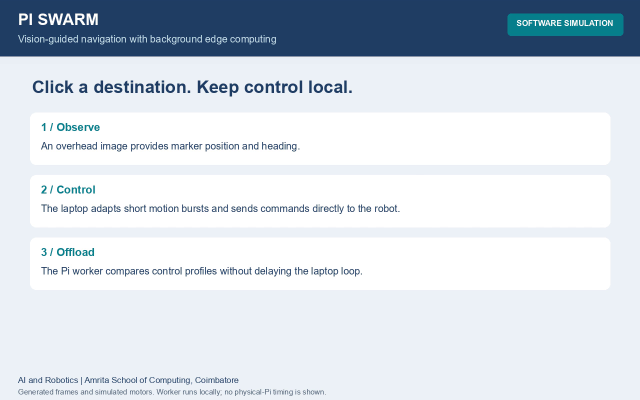
#> input picture frame 49 of media/pi-swarm-simulation.mp4, 1280 x 800 px, given in place of the camera (shown at 1/2 size)
$ python track.py
#> lines starting #> are read from the running program, lines starting #| are printed output that depends on the picture
### swarm/vision/tracker.py
"""Overhead-camera tracking: ArUco markers -> bot poses in arena metres.

Pipeline: four fixed corner markers define a homography (image pixels -> arena metres), so every
bot marker's corners can be mapped to the floor plane. Pose = marker centre + heading, where
heading is the direction from the marker centre toward its TOP edge. Stick each marker on its bot
with the top edge pointing at the bot's front (away from the caster).

Coordinates follow swarm/geometry.py: metres, x right, y up, theta counter-clockwise from +x.
The image has y pointing down; the homography absorbs that flip, nothing else needs to care.
"""
from __future__ import annotations

import json
import math
from dataclasses import dataclass
from pathlib import Path

import cv2
import numpy as np

from ..geometry import Pose
from ..planner import Arena

DICTIONARY = cv2.aruco.DICT_4X4_50

# Corner marker IDs sit well away from bot IDs (1, 2, 3...). Centres are inset from the arena
# corner by `inset` so the whole marker lies inside the floor area.
CORNER_IDS = {10: "bottom-left", 11: "bottom-right", 12: "top-right", 13: "top-left"}


def corner_positions(arena: Arena, inset: float) -> dict[int, tuple[float, float]]:
    return {10: (inset, inset), 11: (arena.width - inset, inset),
            12: (arena.width - inset, arena.height - inset), 13: (inset, arena.height - inset)}


@dataclass
class Marker:
    marker_id: int
    corners: np.ndarray  # 4x2 pixel coordinates, order TL, TR, BR, BL in the marker's own frame


def detect_markers(frame: np.ndarray) -> dict[int, Marker]:
    gray = cv2.cvtColor(frame, cv2.COLOR_BGR2GRAY) if frame.ndim == 3 else frame
    detector = cv2.aruco.ArucoDetector(cv2.aruco.getPredefinedDictionary(DICTIONARY),
                                       cv2.aruco.DetectorParameters())
    corners, ids, _ = detector.detectMarkers(gray)
    if ids is None:
        return {}
    return {int(i): Marker(int(i), c.reshape(4, 2)) for i, c in zip(ids.flatten(), corners)}


class ArenaTracker:
    def __init__(self, arena: Arena, inset: float = 0.06, bot_ids: list[int] | None = None):
        self.arena = arena
        self.inset = inset
        self.bot_ids = bot_ids
        self.H: np.ndarray | None = None  # image px -> arena metres

    # ------------------------------------------------------------ calibration
    def calibrate(self, frame: np.ndarray) -> bool:
        """Fit the homography from the four corner markers' centres. False if any is missing."""
        found = detect_markers(frame)
        world = corner_positions(self.arena, self.inset)
        if not all(i in found for i in world):
            return False
        src = np.array([found[i].corners.mean(axis=0) for i in world], dtype=np.float32)
        dst = np.array([world[i] for i in world], dtype=np.float32)
        self.H = cv2.getPerspectiveTransform(src, dst)
        return True

    # [15 lines left out: function calibrate_from_points, not called in this run]

    def pixel_to_world(self, px: tuple[float, float]) -> tuple[float, float]:
        x, y = self.to_world(np.array([px], dtype=np.float32))[0]
        return float(x), float(y)

    # [36 lines left out: functions world_to_pixel, save, load, to_world, poses, not called in this run]


def draw_overlay(frame: np.ndarray, poses: dict[int, Pose], tracker: ArenaTracker) -> np.ndarray:
    """Annotate a frame: marker outlines plus each bot's pose in metres and degrees."""
    out = frame.copy()
    for mid, m in detect_markers(frame).items():
        cv2.polylines(out, [m.corners.astype(np.int32)], True, (0, 255, 0), 2)
        label = CORNER_IDS.get(mid)
        if label:
            cv2.putText(out, f"corner {mid}", tuple(m.corners[0].astype(int)), cv2.FONT_HERSHEY_SIMPLEX,
                        0.5, (255, 200, 0), 1)
        elif mid in poses:
            p = poses[mid]
            cx, cy = m.corners.mean(axis=0)
            tip = (m.corners[0] + m.corners[1]) / 2
            cv2.arrowedLine(out, (int(cx), int(cy)), (int(tip[0]), int(tip[1])), (0, 0, 255), 3)
            cv2.putText(out, f"bot {mid}: ({p.x:.2f},{p.y:.2f})m {math.degrees(p.theta):.0f}deg",
                        (int(cx) - 60, int(cy) - 40), cv2.FONT_HERSHEY_SIMPLEX, 0.55, (0, 0, 255), 2)
    return out


# [27 lines left out: function click_corners, not called in this run]

### scripts/track.py
"""Live pose tracking with an overlay. Needs the camera stream and the 4 corner markers in view.

    python scripts/track.py --source http://PHONE_IP:8080/video
    python scripts/track.py --source 0                # laptop webcam, for a dry run

Keys: c = (re)calibrate from the corner markers and save, q = quit.
Arena size and camera URL default to config.toml if it exists (copy config.example.toml first).
"""
from __future__ import annotations

import argparse
import sys
import time
import tomllib
from pathlib import Path

import cv2

ROOT = Path(__file__).resolve().parent.parent
sys.path.insert(0, str(ROOT))
from swarm.planner import Arena  # noqa: E402
from swarm.vision.tracker import ArenaTracker, draw_overlay  # noqa: E402


def main() -> None:
    cfg_path = ROOT / "config.toml"
    cfg = tomllib.loads(cfg_path.read_text()) if cfg_path.exists() else {}
    ap = argparse.ArgumentParser()
    ap.add_argument("--source", default=cfg.get("camera", {}).get("url", "0"))
    ap.add_argument("--width", type=float, default=cfg.get("arena", {}).get("width_m", 1.2))
    ap.add_argument("--height", type=float, default=cfg.get("arena", {}).get("height_m", 0.9))
    ap.add_argument("--inset", type=float, default=0.06, help="corner marker centre distance from the arena corner (m)")
    ap.add_argument("--cal", default=str(ROOT / "logs" / "calibration.json"))
    a = ap.parse_args()

    src = int(a.source) if a.source.isdigit() else a.source
    cap = cv2.VideoCapture(src)
    if not cap.isOpened():
        sys.exit(f"cannot open camera source {a.source!r}")
    tracker = ArenaTracker(Arena(a.width, a.height), a.inset)
    if Path(a.cal).exists():
        tracker.load(a.cal)
        print(f"loaded calibration from {a.cal}")
    n, t0 = 0, time.time()
    while True:
        ok, frame = cap.read()
#> frame is the input picture: shape (800, 1280, 3); mean B, G, R 227.2, 218.6, 210.6
        if not ok:
            print("no frame (stream dropped?)")
            time.sleep(0.2)
            continue
        key = cv2.waitKey(1) & 0xFF
#> (key q is pressed here)
        if key == ord("c") or tracker.H is None:
            if tracker.calibrate(frame):
#> in detect_markers, `gray = cv2.cvtColor(frame, cv2.COLOR_BGR2GRAY) if frame.ndim == 3 else..`:
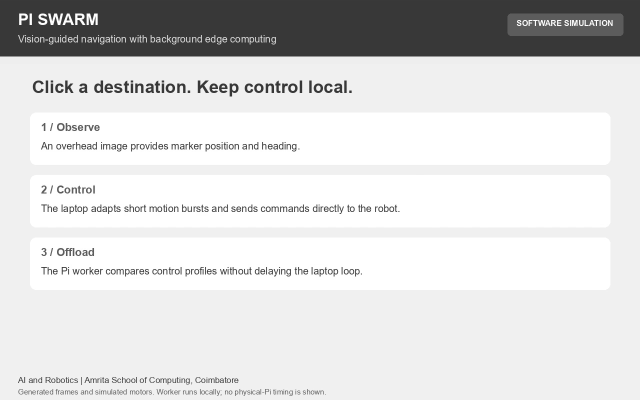
#> gray: shape (800, 1280) (shown at 1/2 size); min 51, max 255, mean 217.1
#> in detect_markers, `corners, ids, _ = detector.detectMarkers(gray)`: corners = (); ids = None
#> in calibrate, `found = detect_markers(frame)`: found = 0 items
                Path(a.cal).parent.mkdir(exist_ok=True)
                tracker.save(a.cal)
                print(f"calibrated and saved to {a.cal}")
            elif key == ord("c"):
                print("calibration failed: all four corner markers (IDs 10-13) must be visible")
        poses = tracker.poses(frame) if tracker.H is not None else {}
#> poses = 0 items
        n += 1
        if n % 30 == 0:
            fps = n / (time.time() - t0)
            print(f"{fps:.1f} fps  " + "  ".join(f"bot{i}=({p.x:.3f},{p.y:.3f},{p.theta:.2f}rad)" for i, p in sorted(poses.items())))
        cv2.imshow("tracker (c=calibrate, q=quit)", draw_overlay(frame, poses, tracker))
        if key == ord("q"):
            break
    cap.release()
    cv2.destroyAllWindows()


if __name__ == "__main__":
    main()

$ run again, starting later in the video
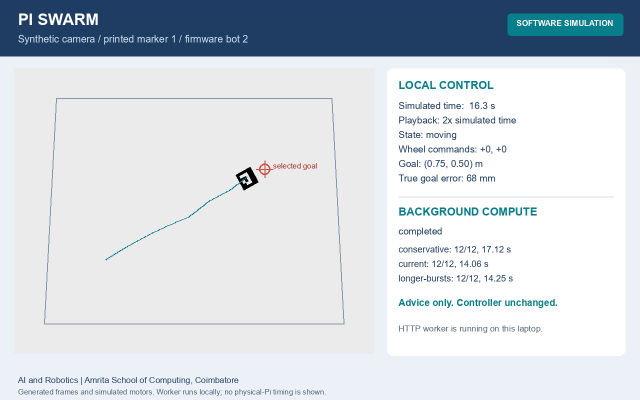
#> input picture frame 222 of media/pi-swarm-simulation.mp4, 1280 x 800 px, given in place of the camera (shown at 1/2 size)
#> in main, frame is the input picture: shape (800, 1280, 3); mean B, G, R 221.5, 215, 208.2
#> in detect_markers, `gray = cv2.cvtColor(frame, cv2.COLOR_BGR2GRAY) if frame.ndim == 3 else..`:
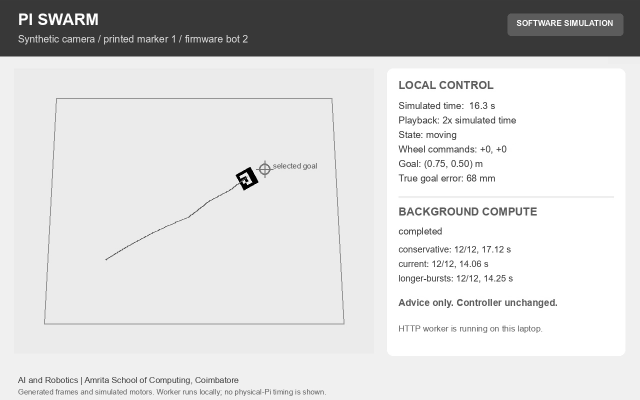
#> gray: shape (800, 1280) (shown at 1/2 size); min 0, max 255, mean 213.6
#> corners = (); ids = None
#> found = 0 items

$ run again, starting later in the video
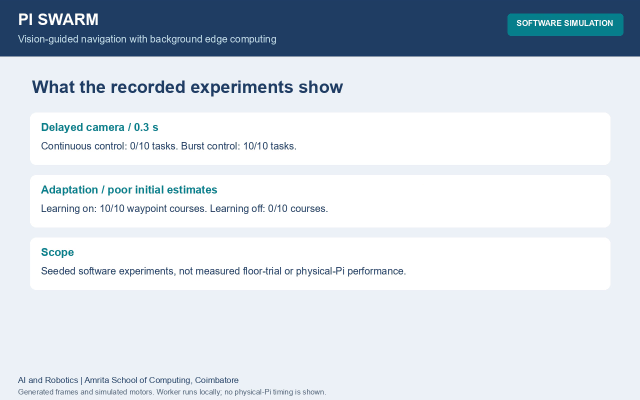
#> input picture frame 396 of media/pi-swarm-simulation.mp4, 1280 x 800 px, given in place of the camera (shown at 1/2 size)
#> in main, frame is the input picture: shape (800, 1280, 3); mean B, G, R 227, 218.5, 210.2
#> in detect_markers, `gray = cv2.cvtColor(frame, cv2.COLOR_BGR2GRAY) if frame.ndim == 3 else..`:
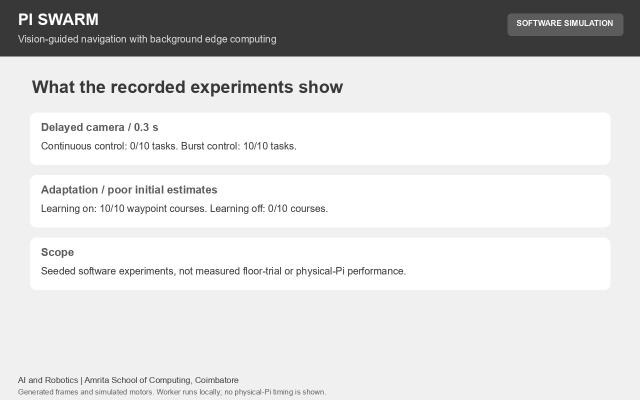
#> gray: shape (800, 1280) (shown at 1/2 size); min 50, max 255, mean 216.9
#> corners = (); ids = None
#> found = 0 items
